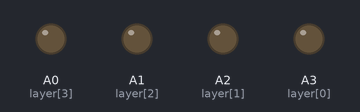
Bench run of a sketch on a simulated Arduino Uno, built with avr-gcc and run on an emulated ATmega328P. On the bench: output pins drawn as LEDs (lit = HIGH). Pins used as bus, display or sensor lines are not drawn.

Above: at 1.0 s.
At 2.2 s:
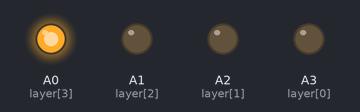
At 2.8 s:
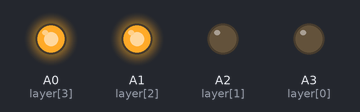
At 3.3 s:
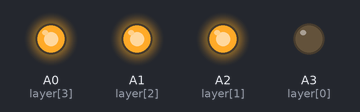
At 3.8 s:
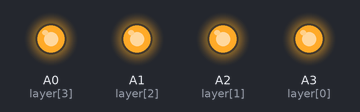
Timing chart, 0 to 5.4 s (numbered marks = the images above):
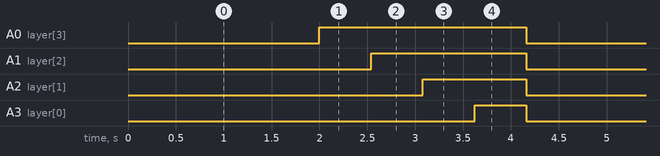

The sketch:

Alphabet.ino
```cpp
///=============/// SETUP BEREICH BEREICH ///=============///

//initializing and declaring led rows
  int column[16]={13,12,11,10,9,8,7,6,5,4,3,2,1,0,A5,A4};
//initializing and declaring led layers
  int layer[4]={A3,A2,A1,A0};

  int time = 250;

void setup()
{
  //setting rows to ouput
  for(int i = 0; i<16; i++)
  {
    pinMode(column[i], OUTPUT);
  }
  //setting layers to output
  for(int i = 0; i<4; i++)
  {
    pinMode(layer[i], OUTPUT);
  }
  //seeding random for random pattern
  randomSeed(analogRead(10));
}


///=============/// LOOP BEREICH ///=============///

void loop(){
  turnAllOff();
  delay(2000);
  LetterA();

  turnAllOff();
  delay(2000);
  LetterB();

  turnAllOff();
  delay(2000);
  LetterC();

  turnAllOff();
  delay(2000);
  LetterD();

  turnAllOff();
  delay(2000);
  LetterE();

  turnAllOff();
  delay(2000);
  LetterF();

  turnAllOff();
  delay(2000);
  LetterG();

  turnAllOff();
  delay(2000);
  LetterH();

  turnAllOff();
  delay(2000);
  LetterI();

  turnAllOff();
  delay(2000);
  LetterJ();

  turnAllOff();
  delay(2000);
  LetterK();

  turnAllOff();
  delay(2000);
  LetterL();

  turnAllOff();
  delay(2000);
  LetterM();

  turnAllOff();
  delay(2000);
  LetterN();

  turnAllOff();
  delay(2000);
  LetterO();

  turnAllOff();
  delay(2000);
  LetterP();

  turnAllOff();
  delay(2000);
  LetterQ();

  turnAllOff();
  delay(2000);
  LetterR();

  turnAllOff();
  delay(2000);
  LetterS();

  turnAllOff();
  delay(2000);
  LetterT();

  turnAllOff();
  delay(2000);
  LetterU();

  turnAllOff();
  delay(2000);
  LetterV();

  turnAllOff();
  delay(2000);
  LetterW();

  turnAllOff();
  delay(2000);
  LetterX();

  turnAllOff();
  delay(2000);
  LetterY();

  turnAllOff();
  delay(2000);
  LetterZ();


}

///=============/// FUNKTIONEN BEREICH ///=============///
void turnColumnsOff()
{
  for(int i = 0; i<16; i++)
  {
    digitalWrite(column[i], 1);
  }
}

void turnAllOff()
{
  for(int i = 0; i<16; i++)
  {
    digitalWrite(column[i], 1);
  }
  for(int i = 0; i<4; i++)
  {
    digitalWrite(layer[i], 0);
  }
}

///=============/// BUCHSTABEN BEREICH ///=============///

void LetterA()
{
  int x = 90;
  for(int y = 4; y>0; y--)
  {
    for(int i = 0; i<6; i++)
    {
     //turn on layer
      digitalWrite(layer[y-1], 1);
     //d3
      turnColumnsOff();
      digitalWrite(column[13], 0);
      digitalWrite(column[12], 0);
      digitalWrite(column[6], 0);
      digitalWrite(column[7], 0);
      digitalWrite(column[2], 0);
      digitalWrite(column[3], 0);
      digitalWrite(column[0], 0);
      digitalWrite(column[1], 0);
      delay(x);
    }
  }
}

void LetterB()
{
  int x = 90;
  for(int y = 4; y>0; y--)
  {
    for(int i = 0; i<6; i++)
    {
     //turn on layer
      digitalWrite(layer[y-1], 1);
      //d3
      turnColumnsOff();
      digitalWrite(column[10], 0);
      digitalWrite(column[10], 0);
      digitalWrite(column[11], 0);
      digitalWrite(column[12], 0);
      digitalWrite(column[13], 0);
      digitalWrite(column[7], 0);
      digitalWrite(column[2], 0);
      digitalWrite(column[8], 0);
      digitalWrite(column[4], 0);
      digitalWrite(column[9], 0);
      digitalWrite(column[5], 0);
      delay(x);
    }
  }
}

void LetterC()
{
  int x = 90;
  for(int y = 4; y>0; y--)
  {
    for(int i = 0; i<6; i++)
    {
     //turn on layer
      digitalWrite(layer[y-1], 1);
     //d3
      turnColumnsOff();
      digitalWrite(column[10], 0);
      digitalWrite(column[11], 0);
      digitalWrite(column[12], 0);
      digitalWrite(column[13], 0);
      digitalWrite(column[7], 0);
      digitalWrite(column[2], 0);
      digitalWrite(column[9], 0);
      digitalWrite(column[5], 0);
      delay(x);
    }
  }
}

void LetterD()
{
  int x = 90;
  for(int y = 4; y>0; y--)
  {
    for(int i = 0; i<6; i++)
    {
     //turn on layer
      digitalWrite(layer[y-1], 1);
     //d3
      turnColumnsOff();
      digitalWrite(column[10], 0);
      digitalWrite(column[11], 0);
      digitalWrite(column[12], 0);
      digitalWrite(column[13], 0);
      digitalWrite(column[7], 0);
      digitalWrite(column[3], 0);
      digitalWrite(column[4], 0);
      digitalWrite(column[9], 0);
      delay(x);
    }
  }
}

void LetterE()
{
  int x = 90;
  for(int y = 4; y>0; y--)
  {
    for(int i = 0; i<6; i++)
    {
     //turn on layer
      digitalWrite(layer[y-1], 1);
     //d3
      turnColumnsOff();
      digitalWrite(column[7], 0);
      digitalWrite(column[11], 0);
      digitalWrite(column[6], 0);
      digitalWrite(column[3], 0);
      digitalWrite(column[12], 0);
      digitalWrite(column[9], 0);
      digitalWrite(column[5], 0);
      delay(x);
    }
  }
}

void LetterF()
{
  int x = 90;
  for(int y = 4; y>0; y--)
  {
    for(int i = 0; i<6; i++)
    {
     //turn on layer
      digitalWrite(layer[y-1], 1);
     //d3
      turnColumnsOff();
      digitalWrite(column[10], 0);
      digitalWrite(column[11], 0);
      digitalWrite(column[12], 0);
      digitalWrite(column[13], 0);
      digitalWrite(column[7], 0);
      digitalWrite(column[2], 0);
      digitalWrite(column[8], 0);
      digitalWrite(column[4], 0);
      delay(x);
    }
  }
}

void LetterG()
{
  int x = 90;
  for(int y = 4; y>0; y--)
  {
    for(int i = 0; i<6; i++)
    {
     //turn on layer
      digitalWrite(layer[y-1], 1);
     //d3
      turnColumnsOff();
      digitalWrite(column[7], 0);
      digitalWrite(column[2], 0);
      digitalWrite(column[11], 0);
      digitalWrite(column[12], 0);
      digitalWrite(column[8], 0);
      digitalWrite(column[4], 0);
      digitalWrite(column[9], 0);
      digitalWrite(column[5], 0);
      delay(x);
    }
  }
}

void LetterH()
{
  int x = 90;
  for(int y = 4; y>0; y--)
  {
    for(int i = 0; i<6; i++)
    {
     //turn on layer
      digitalWrite(layer[y-1], 1);
     //d3
      turnColumnsOff();
      digitalWrite(column[10], 0);
      digitalWrite(column[11], 0);
      digitalWrite(column[12], 0);
      digitalWrite(column[13], 0);
      digitalWrite(column[2], 0);
      digitalWrite(column[3], 0);
      digitalWrite(column[4], 0);
      digitalWrite(column[5], 0);
      digitalWrite(column[8], 0);
      delay(x);
    }
  }
}


void LetterI()
{
  int x = 90;
  for(int y = 4; y>0; y--)
  {
    for(int i = 0; i<6; i++)
    {
     //turn on layer
      digitalWrite(layer[y-1], 1);
     //d3
      turnColumnsOff();
      digitalWrite(column[7], 0);
      digitalWrite(column[6], 0);
      digitalWrite(column[8], 0);
      digitalWrite(column[9], 0);
      delay(x);
    }
  }
}

void LetterJ()
{
  int x = 90;
  for(int y = 4; y>0; y--)
  {
    for(int i = 0; i<6; i++)
    {
     //turn on layer
      digitalWrite(layer[y-1], 1);
     //d3
      turnColumnsOff();
      digitalWrite(column[2], 0);
      digitalWrite(column[3], 0);
      digitalWrite(column[4], 0);
      digitalWrite(column[9], 0);
      digitalWrite(column[13], 0);
      delay(x);
    }
  }
}

void LetterK()
{
  int x = 90;
  for(int y = 4; y>0; y--)
  {
    for(int i = 0; i<6; i++)
    {
     //turn on layer
      digitalWrite(layer[y-1], 1);
     //d3
      turnColumnsOff();
      digitalWrite(column[10], 0);
      digitalWrite(column[11], 0);
      digitalWrite(column[12], 0);
      digitalWrite(column[13], 0);
      digitalWrite(column[6], 0);
      digitalWrite(column[2], 0);
      digitalWrite(column[8], 0);
      digitalWrite(column[9], 0);
      delay(x);
    }
  }
}

void LetterL()
{
  int x = 90;
  for(int y = 4; y>0; y--)
  {
    for(int i = 0; i<6; i++)
    {
     //turn on layer
      digitalWrite(layer[y-1], 1);
     //d3
      turnColumnsOff();
      digitalWrite(column[10], 0);
      digitalWrite(column[11], 0);
      digitalWrite(column[12], 0);
      digitalWrite(column[13], 0);
      digitalWrite(column[9], 0);
      digitalWrite(column[5], 0);
      delay(x);
    }
  }
}
void LetterM()
{
  int x = 90;
  for(int y = 4; y>0; y--)
  {
    for(int i = 0; i<6; i++)
    {
     //turn on layer
      digitalWrite(layer[y-1], 1);
     //d3
      turnColumnsOff();
      digitalWrite(column[10], 0);
      digitalWrite(column[11], 0);
      digitalWrite(column[12], 0);
      digitalWrite(column[13], 0);
      digitalWrite(column[6], 0);
      digitalWrite(column[3], 0);
      digitalWrite(column[15], 0);
      digitalWrite(column[14], 0);
      digitalWrite(column[0], 0);
      digitalWrite(column[1], 0);
      delay(x);
    }
  }
}
void LetterN()
{
  int x = 90;
  for(int y = 4; y>0; y--)
  {
    for(int i = 0; i<6; i++)
    {
     //turn on layer
      digitalWrite(layer[y-1], 1);
     //d3
      turnColumnsOff();
      digitalWrite(column[10], 0);
      digitalWrite(column[11], 0);
      digitalWrite(column[12], 0);
      digitalWrite(column[13], 0);
      digitalWrite(column[6], 0);
      digitalWrite(column[4], 0);
      digitalWrite(column[1], 0);
      digitalWrite(column[0], 0);
      digitalWrite(column[14], 0);
      digitalWrite(column[15], 0);
      delay(x);
    }
  }
}

void LetterO()
{
  int x = 90;
  for(int y = 4; y>0; y--)
  {
    for(int i = 0; i<6; i++)
    {
     //turn on layer
      digitalWrite(layer[y-1], 1);
     //d3
      turnColumnsOff();
      digitalWrite(column[10], 0);
      digitalWrite(column[11], 0);
      digitalWrite(column[12], 0);
      digitalWrite(column[13], 0);
      digitalWrite(column[7], 0);
      digitalWrite(column[2], 0);
      digitalWrite(column[3], 0);
      digitalWrite(column[4], 0);
      digitalWrite(column[5], 0);
      digitalWrite(column[9], 0);
      delay(x);
    }
  }
}

void LetterP()
{
  int x = 90;
  for(int y = 4; y>0; y--)
  {
    for(int i = 0; i<6; i++)
    {
     //turn on layer
      digitalWrite(layer[y-1], 1);
     //d3
      turnColumnsOff();
      digitalWrite(column[10], 0);
      digitalWrite(column[11], 0);
      digitalWrite(column[12], 0);
      digitalWrite(column[13], 0);
      digitalWrite(column[7], 0);
      digitalWrite(column[2], 0);
      digitalWrite(column[3], 0);
      digitalWrite(column[8], 0);
      digitalWrite(column[4], 0);
      delay(x);
    }
  }
}


void LetterQ()
{
  int x = 90;
  for(int y = 4; y>0; y--)
  {
    for(int i = 0; i<6; i++)
    {
     //turn on layer
      digitalWrite(layer[y-1], 1);
     //d3
      turnColumnsOff();
      delay(x);
    }
  }
}

void LetterR()
{
  int x = 90;
  for(int y = 4; y>0; y--)
  {
    for(int i = 0; i<6; i++)
    {
     //turn on layer
      digitalWrite(layer[y-1], 1);
     //d3
      turnColumnsOff();
      digitalWrite(column[10], 0);
      digitalWrite(column[7], 0);
      digitalWrite(column[2], 0);
      digitalWrite(column[11], 0);
      digitalWrite(column[6], 0);
      digitalWrite(column[3], 0);
      digitalWrite(column[12], 0);
      digitalWrite(column[13], 0);
      digitalWrite(column[8], 0);
      digitalWrite(column[5], 0);
      delay(x);
    }
  }
}

void LetterS()
{
  int x = 90;
  for(int y = 4; y>0; y--)
  {
    for(int i = 0; i<6; i++)
    {
     //turn on layer
      digitalWrite(layer[y-1], 1);
     //d3
      turnColumnsOff();
      digitalWrite(column[2], 0);
      digitalWrite(column[7], 0);
      digitalWrite(column[11], 0);
      digitalWrite(column[8], 0);
      digitalWrite(column[9], 0);
      digitalWrite(column[13], 0);
      delay(x);
    }
  }
}

void LetterT()
{
  int x = 90;
  for(int y = 4; y>0; y--)
  {
    for(int i = 0; i<6; i++)
    {
     //turn on layer
      digitalWrite(layer[y-1], 1);
     //d3
      turnColumnsOff();
      digitalWrite(column[7], 0);
      digitalWrite(column[6], 0);
      digitalWrite(column[8], 0);
      digitalWrite(column[9], 0);
      digitalWrite(column[10], 0);
      digitalWrite(column[2], 0);
      delay(x);
    }
  }
}

void LetterU()
{
  int x = 90;
  for(int y = 4; y>0; y--)
  {
    for(int i = 0; i<6; i++)
    {
     //turn on layer
      digitalWrite(layer[y-1], 1);
     //d3
      turnColumnsOff();
      digitalWrite(column[10], 0);
      digitalWrite(column[11], 0);
      digitalWrite(column[12], 0);
      digitalWrite(column[9], 0);
      digitalWrite(column[2], 0);
      digitalWrite(column[3], 0);
      digitalWrite(column[4], 0);
      digitalWrite(column[13], 0);
      digitalWrite(column[5], 0);
      delay(x);
    }
  }
}
void LetterV()
{
  int x = 90;
  for(int y = 4; y>0; y--)
  {
    for(int i = 0; i<6; i++)
    {
     //turn on layer
      digitalWrite(layer[y-1], 1);
     //d3
      turnColumnsOff();
      digitalWrite(column[10], 0);
      digitalWrite(column[11], 0);
      digitalWrite(column[12], 0);
      digitalWrite(column[9], 0);
      digitalWrite(column[2], 0);
      digitalWrite(column[3], 0);
      digitalWrite(column[4], 0);
      delay(x);
    }
  }
}
void LetterW()
{
  int x = 90;
  for(int y = 4; y>0; y--)
  {
    for(int i = 0; i<6; i++)
    {
     //turn on layer
      digitalWrite(layer[y-1], 1);
     //d3
      turnColumnsOff();
      digitalWrite(column[10], 0);
      digitalWrite(column[11], 0);
      digitalWrite(column[12], 0);
      digitalWrite(column[13], 0);
      digitalWrite(column[8], 0);
      digitalWrite(column[4], 0);
      digitalWrite(column[1], 0);
      digitalWrite(column[0], 0);
      digitalWrite(column[14], 0);
      digitalWrite(column[15], 0);
      delay(x);
    }
  }
}

void LetterX()
{
  int x = 90;
  for(int y = 4; y>0; y--)
  {
    for(int i = 0; i<6; i++)
    {
     //turn on layer
      digitalWrite(layer[y-1], 1);
     //d3
      turnColumnsOff();
      digitalWrite(column[10], 0);
      digitalWrite(column[6], 0);
      digitalWrite(column[2], 0);
      digitalWrite(column[8], 0);
      digitalWrite(column[13], 0);
      digitalWrite(column[5], 0);
      delay(x);
    }
  }
}

void LetterY()
{
  int x = 90;
  for(int y = 4; y>0; y--)
  {
    for(int i = 0; i<6; i++)
    {
     //turn on layer
      digitalWrite(layer[y-1], 1);
     //d3
      turnColumnsOff();
      digitalWrite(column[10], 0);
      digitalWrite(column[6], 0);
      digitalWrite(column[2], 0);
      digitalWrite(column[8], 0);
      digitalWrite(column[9], 0);
      delay(x);
    }
  }
}

void LetterZ()
{
  int x = 90;
  for(int y = 4; y>0; y--)
  {
    for(int i = 0; i<6; i++)
    {
     //turn on layer
      digitalWrite(layer[y-1], 1);
     //d3
      turnColumnsOff();
      digitalWrite(column[10], 0);
      digitalWrite(column[7], 0);
      digitalWrite(column[2], 0);
      digitalWrite(column[6], 0);
      digitalWrite(column[12], 0);
      digitalWrite(column[13], 0);
      digitalWrite(column[9], 0);
      digitalWrite(column[5], 0);
      delay(x);
    }
  }
}
```

Measured:
- by itself, A0 (layer[3]): alternates HIGH for 2.2 s and LOW for 2.0 s
- by itself, A1 (layer[2]): alternates HIGH for 1.6 s and LOW for 2.5 s
- by itself, A2 (layer[1]): alternates HIGH for 1.1 s and LOW for 3.1 s
- by itself, A3 (layer[0]): alternates HIGH for 0.54 s and LOW for 3.6 s
